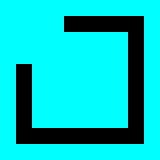

Below is a game level as drawn by its tile map, then a one-line description and the .tmx file that defines it, in full:
An orthogonal 10x10 tile map with 16x16 px tiles, 1 tile layer (Calque de Tile 1).

<map version="1.0.0" orientation="orthogonal" renderorder="right-down" width="10" height="10" tilewidth="16" tileheight="16" nextobjectid="1">
 <tileset firstgid="1" name="tileset" tilewidth="16" tileheight="16" tilecount="2" columns="2">
  <image source="../graphics/misc/tileset.png" width="32" height="16" />
 </tileset>
 <layer name="Calque de Tile 1" width="10" height="10">
  <data>
   <tile gid="1" />
   <tile gid="1" />
   <tile gid="1" />
   <tile gid="1" />
   <tile gid="1" />
   <tile gid="1" />
   <tile gid="1" />
   <tile gid="1" />
   <tile gid="1" />
   <tile gid="1" />
   <tile gid="1" />
   <tile gid="1" />
   <tile gid="1" />
   <tile gid="1" />
   <tile gid="2" />
   <tile gid="2" />
   <tile gid="2" />
   <tile gid="2" />
   <tile gid="2" />
   <tile gid="1" />
   <tile gid="1" />
   <tile gid="1" />
   <tile gid="1" />
   <tile gid="1" />
   <tile gid="1" />
   <tile gid="1" />
   <tile gid="1" />
   <tile gid="1" />
   <tile gid="2" />
   <tile gid="1" />
   <tile gid="1" />
   <tile gid="1" />
   <tile gid="1" />
   <tile gid="1" />
   <tile gid="1" />
   <tile gid="1" />
   <tile gid="1" />
   <tile gid="1" />
   <tile gid="2" />
   <tile gid="1" />
   <tile gid="1" />
   <tile gid="2" />
   <tile gid="1" />
   <tile gid="1" />
   <tile gid="1" />
   <tile gid="1" />
   <tile gid="1" />
   <tile gid="1" />
   <tile gid="2" />
   <tile gid="1" />
   <tile gid="1" />
   <tile gid="2" />
   <tile gid="1" />
   <tile gid="1" />
   <tile gid="1" />
   <tile gid="1" />
   <tile gid="1" />
   <tile gid="1" />
   <tile gid="2" />
   <tile gid="1" />
   <tile gid="1" />
   <tile gid="2" />
   <tile gid="1" />
   <tile gid="1" />
   <tile gid="1" />
   <tile gid="1" />
   <tile gid="1" />
   <tile gid="1" />
   <tile gid="2" />
   <tile gid="1" />
   <tile gid="1" />
   <tile gid="2" />
   <tile gid="1" />
   <tile gid="1" />
   <tile gid="1" />
   <tile gid="1" />
   <tile gid="1" />
   <tile gid="1" />
   <tile gid="2" />
   <tile gid="1" />
   <tile gid="1" />
   <tile gid="2" />
   <tile gid="2" />
   <tile gid="2" />
   <tile gid="2" />
   <tile gid="2" />
   <tile gid="2" />
   <tile gid="2" />
   <tile gid="2" />
   <tile gid="1" />
   <tile gid="1" />
   <tile gid="1" />
   <tile gid="1" />
   <tile gid="1" />
   <tile gid="1" />
   <tile gid="1" />
   <tile gid="1" />
   <tile gid="1" />
   <tile gid="1" />
   <tile gid="1" />
  </data>
 </layer>
</map>